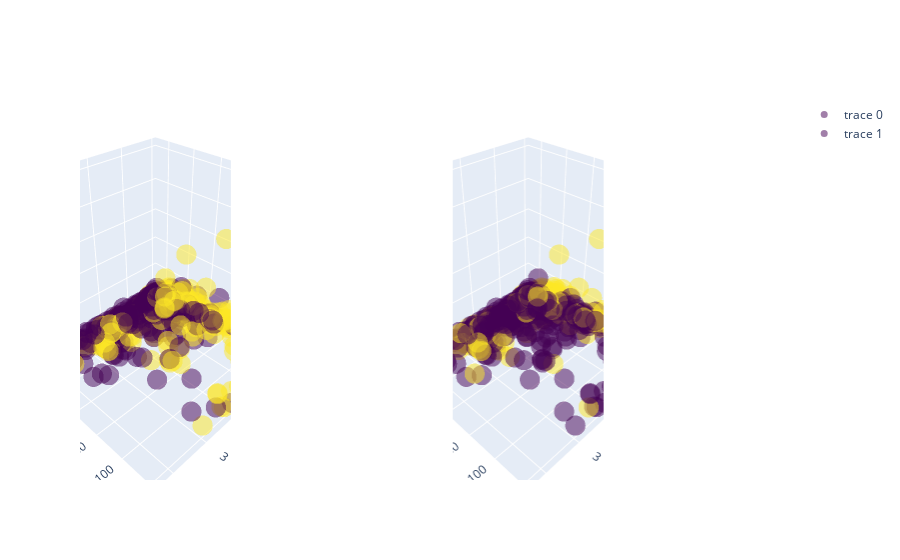

Source (notebook cell):
### Markdown cell above
###

### Code cell
import plotly.graph_objects as go
from plotly.subplots import make_subplots

fig = make_subplots(
    rows=1, cols=4,
    specs=[[{'type': 'scatter3d'}, {'type': 'scatter3d'},{'type': 'scatter3d'},{'type': 'scatter3d'}]]
)

fig.add_trace(
    go.Scatter3d(
        x=data["Distance to beach"], 
        y=data["Size"],
        z=data["Price"], 
        mode='markers',
        marker=dict(
            size=7,
            color=data["Pool"],  
            colorscale='plasma',  
            opacity=0.5
        )
    ),
    row=1, col=1
)
fig.add_trace(
    go.Scatter3d(
        x=data["Distance to beach"], 
        y=data["Size"],
        z=data["Price"], 
        mode='markers',
        marker=dict(
            size=7,
            color=data["Bar"],  
            colorscale='plasma',
            opacity=0.5
        )
    ),
    row=1, col=3
)

fig.show()

### Figure 1 — Plotly figure (JSON) as saved in the notebook; plotly's stock layout.template omitted (floating-point values rounded to 4 significant figures; data arrays with more than 128 entries replaced by an {"elided": "..."} marker saying what was removed)
{"data": [{"marker": {"color": {"elided": "1011 int values"}, "colorscale": [[0, "#440154"], [0.1111, "#482878"], [0.2222, "#3e4989"], [0.3333, "#31688e"], [0.4444, "#26828e"], [0.5556, "#1f9e89"], [0.6667, "#35b779"], [0.7778, "#6ece58"], [0.8889, "#b5de2b"], [1, "#fde725"]], "opacity": 0.5, "size": 7}, "mode": "markers", "scene": "scene", "type": "scatter3d", "x": {"elided": "1011 float values"}, "y": {"elided": "1011 int values"}, "z": {"elided": "1011 int values"}}, {"marker": {"color": {"elided": "1011 int values"}, "colorscale": [[0, "#440154"], [0.1111, "#482878"], [0.2222, "#3e4989"], [0.3333, "#31688e"], [0.4444, "#26828e"], [0.5556, "#1f9e89"], [0.6667, "#35b779"], [0.7778, "#6ece58"], [0.8889, "#b5de2b"], [1, "#fde725"]], "opacity": 0.5, "size": 7}, "mode": "markers", "scene": "scene3", "type": "scatter3d", "x": {"elided": "1011 float values"}, "y": {"elided": "1011 int values"}, "z": {"elided": "1011 int values"}}], "layout": {"scene": {"domain": {"x": [0, 0.2125], "y": [0, 1]}}, "scene2": {"domain": {"x": [0.2625, 0.475], "y": [0, 1]}}, "scene3": {"domain": {"x": [0.525, 0.7375], "y": [0, 1]}}, "scene4": {"domain": {"x": [0.7875, 1], "y": [0, 1]}}}}
